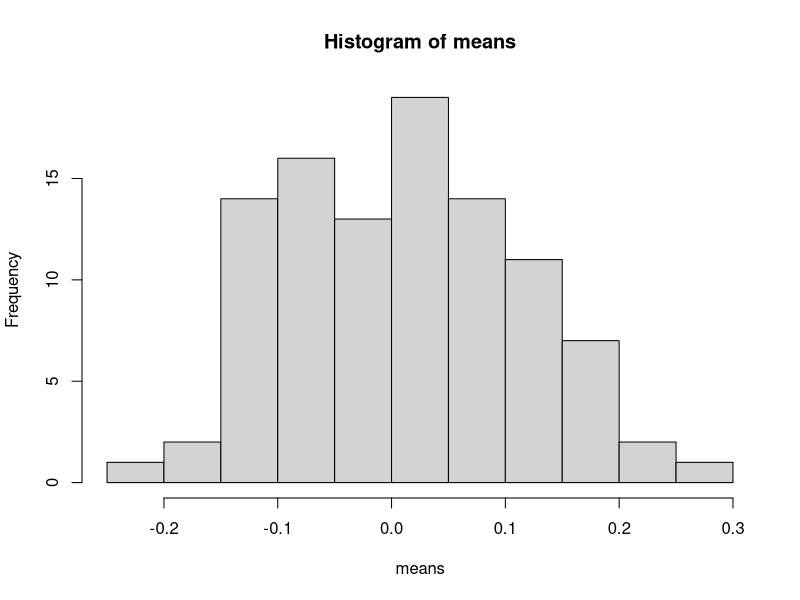
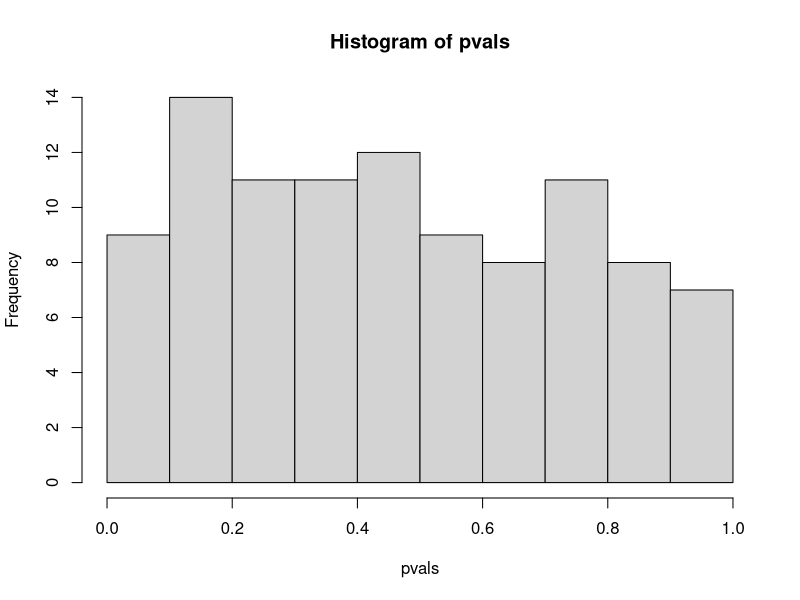

Source code (R) for these figures, in order:
data.frame(x <- replicate(100, rnorm(100)))
means <- apply(x, 2, mean)
hist(means)
test <- apply(x, 2, t.test)
pvals <- sapply(test, '[[', 'p.value')
hist(pvals)
sigs <- pvals[pvals<=.05]

pvals2 <- replicate(1000, t.test(rnorm(100))$p.value)
sigs2 <- pvals2[pvals2<=.05]
length(sigs2)/length(pvals2)